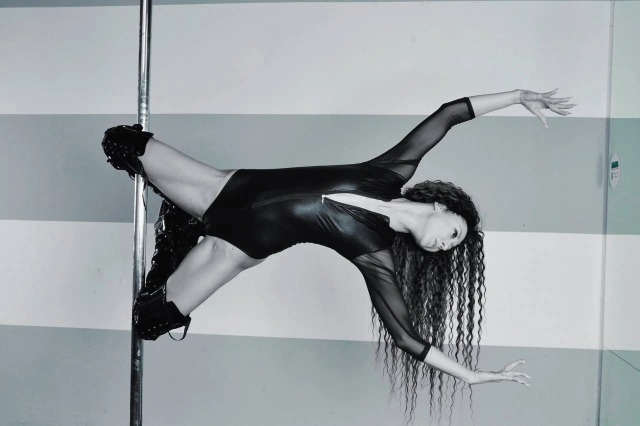
#> input picture _source/1.webp, 1280 x 852 px (shown at 1/2 size)
$ python photos.py
#> lines starting #> are read from the running program, lines starting #| are printed output that depends on the picture
"""Builds web photos from _source/ into public/photos/ (webp, full and small sizes) and the OG card."""
from pathlib import Path
from PIL import Image, ImageDraw, ImageFont, ImageFilter, ImageOps

ROOT = Path(__file__).resolve().parent.parent
SRC = ROOT / '_source'
OUT = ROOT / 'public' / 'photos'
OUT.mkdir(parents=True, exist_ok=True)

# source file -> web name
PHOTOS = {
    '1.webp': 'flag',          # горизонтальный флажок
    '2.webp': 'inverted',      # вис вниз головой
    '3.webp': 'lean',          # прогиб у пилона
    '4.webp': 'crouch',        # присед-вис
    '5.webp': 'white',         # белый образ
    '6.webp': 'lean-red',      # прогиб, цвет
    '7.webp': 'crouch-red',    # присед-вис, цвет
    '8.webp': 'split',         # шпагат вниз головой
    '9.webp': 'entrance',      # вход, неон
    '10.webp': 'hall-1',
    '11.webp': 'hall-2',
    '12.webp': 'hall-neon-v',
    '13.webp': 'hall-neon',
    '14.webp': 'hall-3',
    '15.webp': 'hall-4',
    '16.webp': 'hall-day',
    'photo_2026-11-09_17-06-58.jpg': 'promo-trial',
    'photo_2026-11-09_17-07-00.jpg': 'promo-friend',
}

for src, name in PHOTOS.items():
    im = Image.open(SRC / src).convert('RGB')
#> im is the input picture: PIL image 1280x852 RGB; mean R, G, B 154, 160, 163.3
    im = ImageOps.exif_transpose(im)
    im.save(OUT / f'{name}.webp', 'WEBP', quality=82, method=6)
    small = im.copy()
    small.thumbnail((640, 640), Image.LANCZOS)
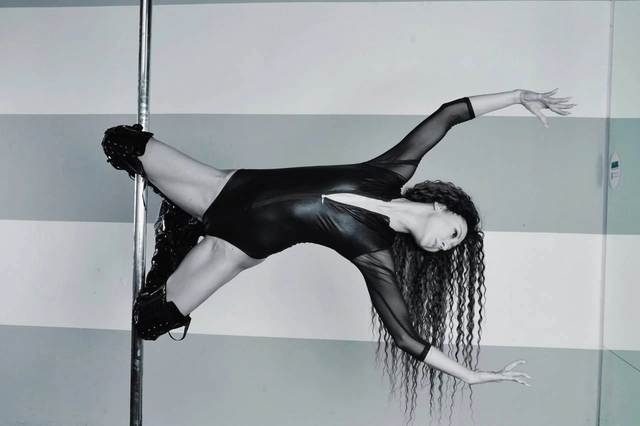
#> small: PIL image 640x426 RGB; mean R, G, B 154, 160, 163.3
    small.save(OUT / f'{name}-sm.webp', 'WEBP', quality=78, method=6)
    print(name, im.size, '->', small.size)
#| flag (1280, 852) -> (640, 426)
#> pass 2 of the loop `for src, name in PHOTOS.items():`:
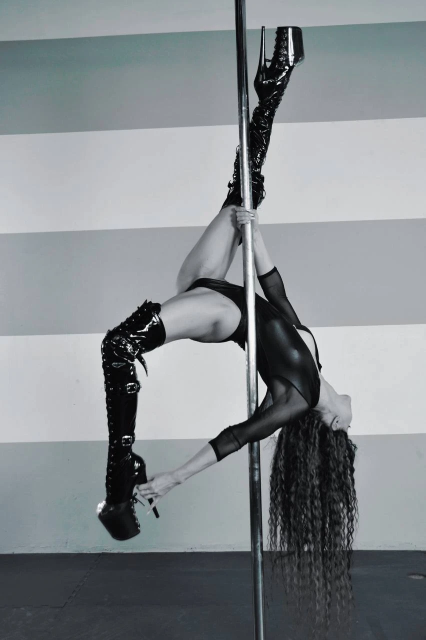
#> input picture _source/2.webp, 851 x 1280 px (shown at 1/2 size)
#> im is the input picture: PIL image 851x1280 RGB; mean R, G, B 133.4, 138.6, 142.1
#> `small.thumbnail((640, 640), Image.LANCZOS)`:
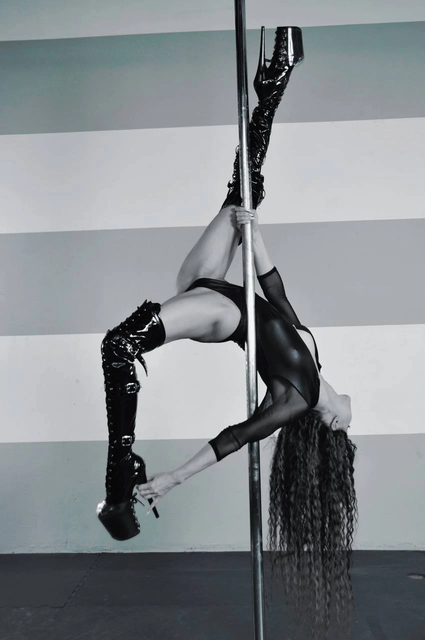
#> small: PIL image 425x640 RGB; mean R, G, B 133.4, 138.6, 142.1
#| inverted (851, 1280) -> (425, 640)
#> pass 3 of the loop `for src, name in PHOTOS.items():`:
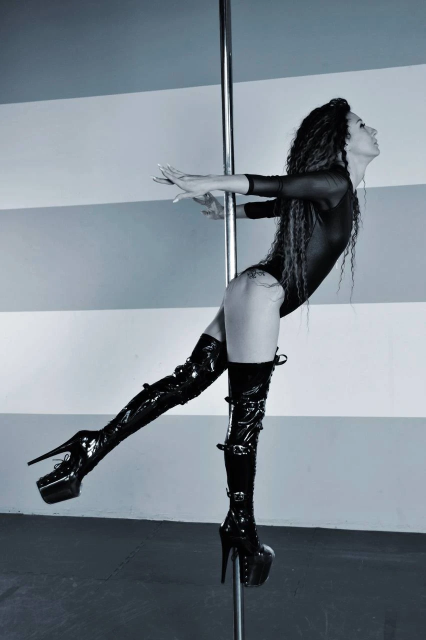
#> input picture _source/3.webp, 851 x 1280 px (shown at 1/2 size)
#> im is the input picture: PIL image 851x1280 RGB; mean R, G, B 122.8, 133.5, 142.8
#> `small.thumbnail((640, 640), Image.LANCZOS)`:
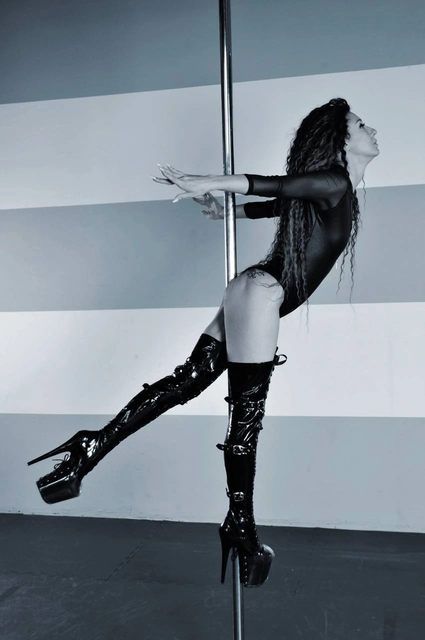
#> small: PIL image 425x640 RGB; mean R, G, B 122.8, 133.5, 142.8
#| lean (851, 1280) -> (425, 640)
#> (the run stopped early here; a loop or call above may not have finished)
